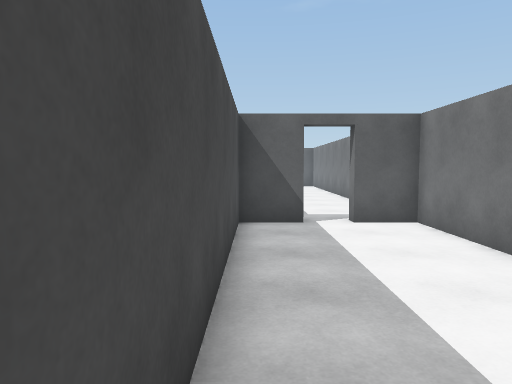
view 1 (above)

15 first-person views from a walk through a scene from a Unity 3-D project. The camera is 1.5 m above the floor, tilts 4° down and sees 70° across. The floor is counted in squares, 1 m on a side. Each view is taken from the middle of a square. On the plan, view 1 faces up. The plan holds only what a view shows up to about 16 squares ahead; the rest is blank. The player is left out.

view 2
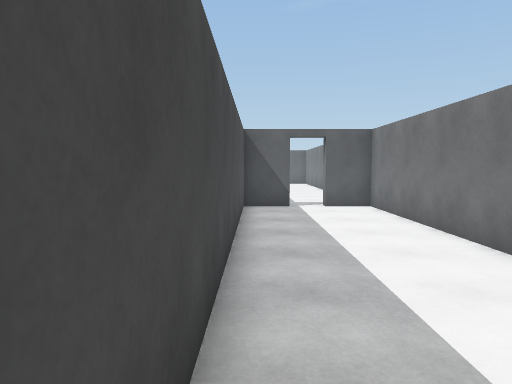

view 3
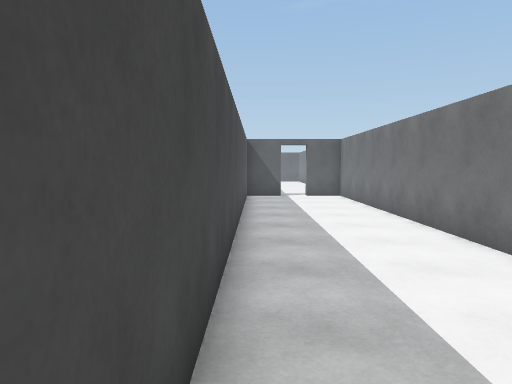

view 4
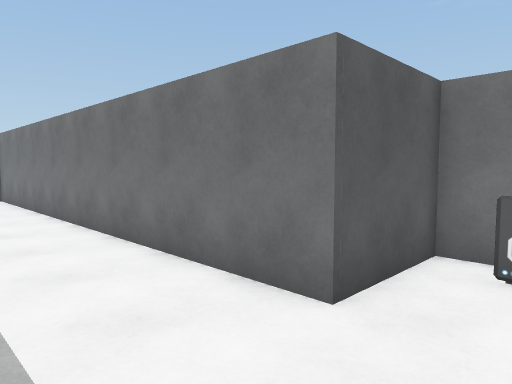

view 5
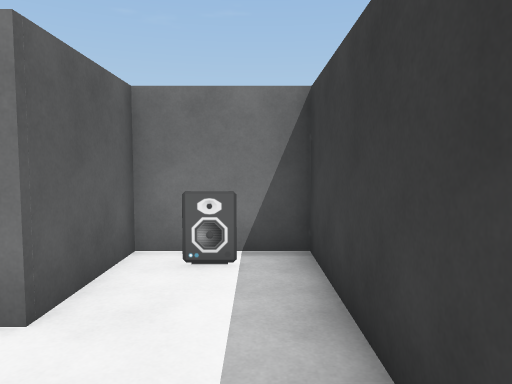

view 6
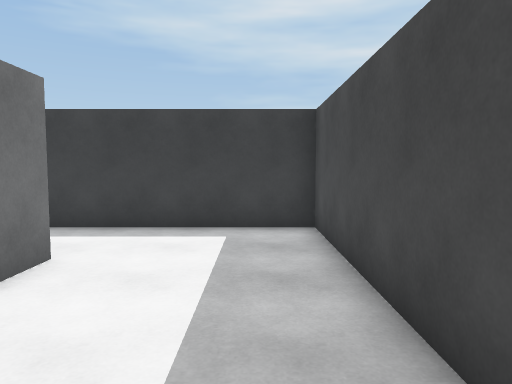

view 7
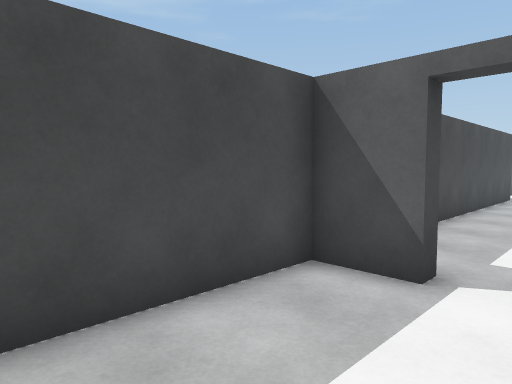

view 8
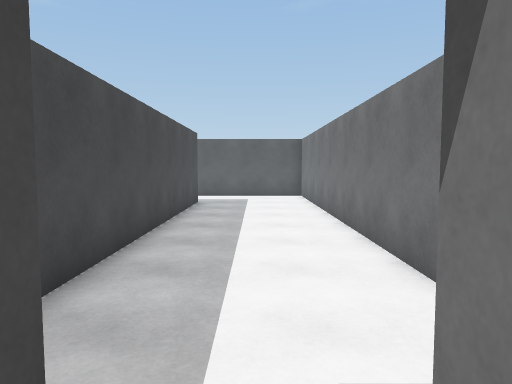

view 9
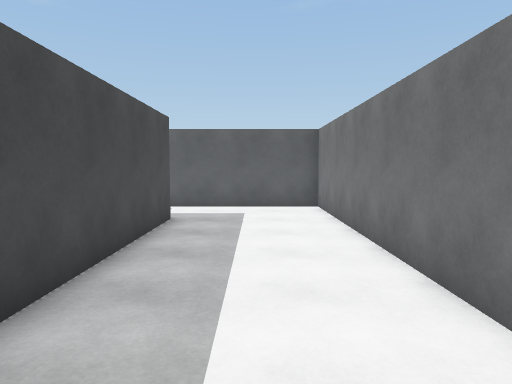

view 10
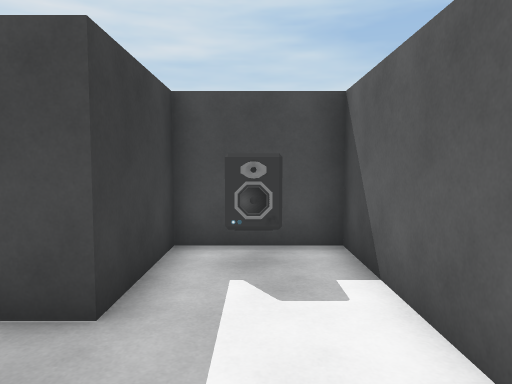

view 11
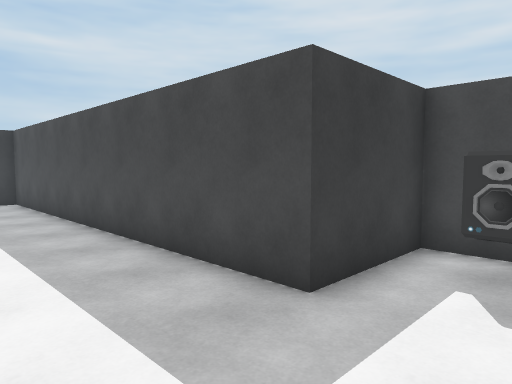

view 12
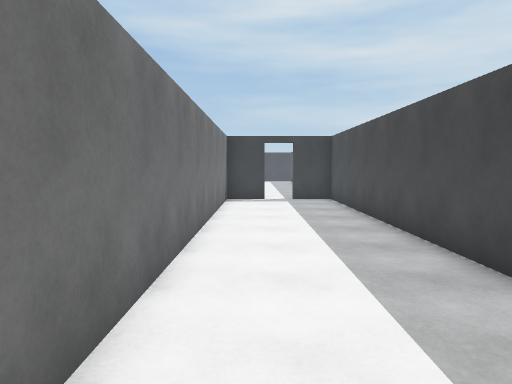

view 13
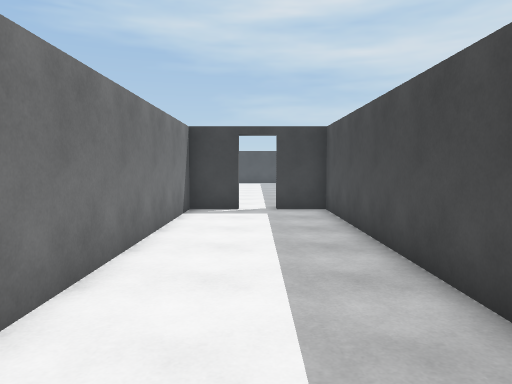

view 14
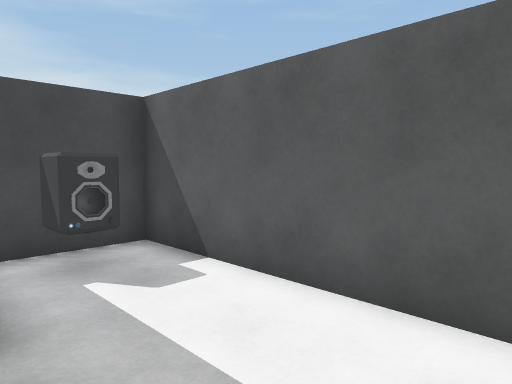

view 15
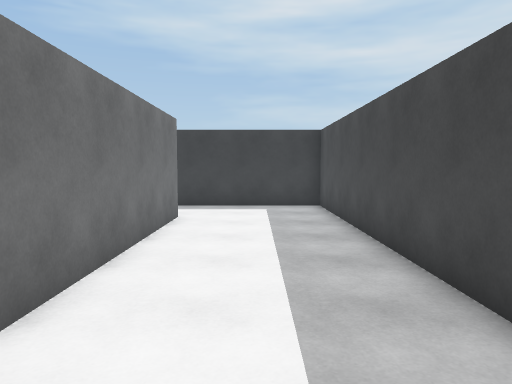

### Floor plan
Points are (right, up) in squares from view 1. A wall is a line through its corners. A room is listed if a view was taken in it or the views show most of it. See-through windows are left out.
Room 1 (views 1, 2, 3, 4, 5, 6, 7, 8, 15)
walls: (1.3, 10.2) (1.3, 9.7) (-0.5, 9.7) (-0.5, -10) (7.4, -10) (7.4, -6.9) (4.3, -6.9) (4.3, 9.7) (2.6, 9.7) (2.6, 10.2)
ways out: opening at (2, 10) to room 2
objects: other object (7, -8)
Room 2 (views 9, 10, 11, 12, 13, 14)
walls: (2.6, 10.2) (4.3, 10.2) (4.3, 27.7) (-3.8, 27.7) (-3.8, 24.4) (-0.5, 24.4) (-0.5, 10.2) (1.3, 10.2)
ways out: opening at (2, 10) to room 1
objects: speaker (-3, 26) to (-2, 26)

Positions as (right, up) in squares from view 1, and headings:
1: (0, 0), facing up
2: (0, -4), facing up
3: (0, -9), facing up
4: (1, -9), facing up-right
5: (1, -9), facing right
6: (1, -1), facing down
7: (3, 5), facing up-left
8: (2, 9), facing up
9: (2, 14), facing up
10: (3, 26), facing left
11: (3, 27), facing down-left
12: (3, 27), facing down
13: (2, 23), facing down
14: (3, 24), facing up-left
15: (2, 4), facing down
